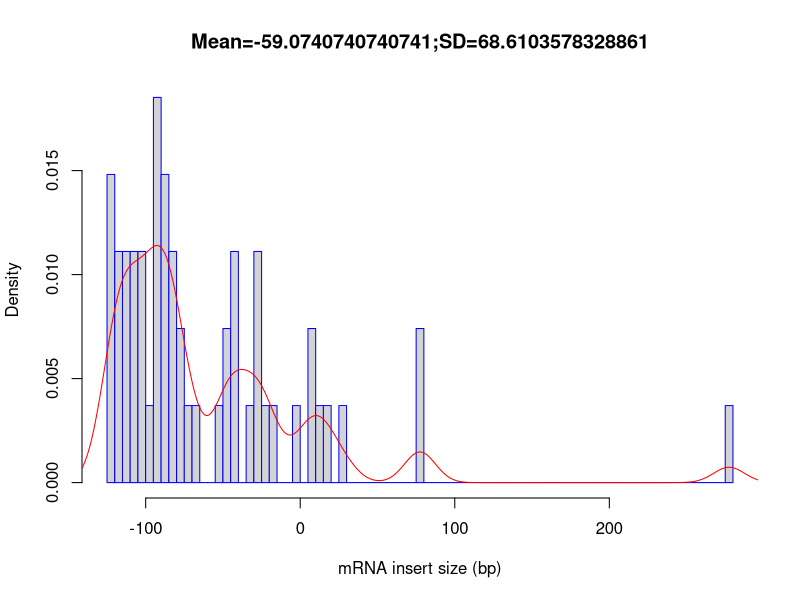

Write the R code that produced this figure.
out_file = 'Atha_Ler-0_sl_FLT_1G_Rep2'
pdf('Atha_Ler-0_sl_FLT_1G_Rep2.inner_distance_plot.pdf')
fragsize=rep(c(-147.5,-142.5,-137.5,-132.5,-127.5,-122.5,-117.5,-112.5,-107.5,-102.5,-97.5,-92.5,-87.5,-82.5,-77.5,-72.5,-67.5,-62.5,-57.5,-52.5,-47.5,-42.5,-37.5,-32.5,-27.5,-22.5,-17.5,-12.5,-7.5,-2.5,2.5,7.5,12.5,17.5,22.5,27.5,32.5,37.5,42.5,47.5,52.5,57.5,62.5,67.5,72.5,77.5,82.5,87.5,92.5,97.5,102.5,107.5,112.5,117.5,122.5,127.5,132.5,137.5,142.5,147.5,152.5,157.5,162.5,167.5,172.5,177.5,182.5,187.5,192.5,197.5,202.5,207.5,212.5,217.5,222.5,227.5,232.5,237.5,242.5,247.5,252.5,257.5,262.5,267.5,272.5,277.5,282.5,287.5,292.5,297.5,302.5,307.5,312.5,317.5,322.5,327.5,332.5,337.5,342.5,347.5),times=c(0,0,0,0,0,4,3,3,3,3,1,5,4,3,2,1,1,0,0,1,2,3,0,1,3,1,1,0,0,1,0,2,1,1,0,1,0,0,0,0,0,0,0,0,0,2,0,0,0,0,0,0,0,0,0,0,0,0,0,0,0,0,0,0,0,0,0,0,0,0,0,0,0,0,0,0,0,0,0,0,0,0,0,0,0,1,0,0,0,0,0,0,0,0,0,0,0,0,0,0))
frag_sd = sd(fragsize)
frag_mean = mean(fragsize)
frag_median = median(fragsize)
write(x=c("Name","Mean","Median","sd"), sep="	", file=stdout(),ncolumns=4)
write(c(out_file,frag_mean,frag_median,frag_sd),sep="	", file=stdout(),ncolumns=4)
hist(fragsize,probability=T,breaks=100,xlab="mRNA insert size (bp)",main=paste(c("Mean=",frag_mean,";","SD=",frag_sd),collapse=""),border="blue")
lines(density(fragsize,bw=10),col='red')
dev.off()
